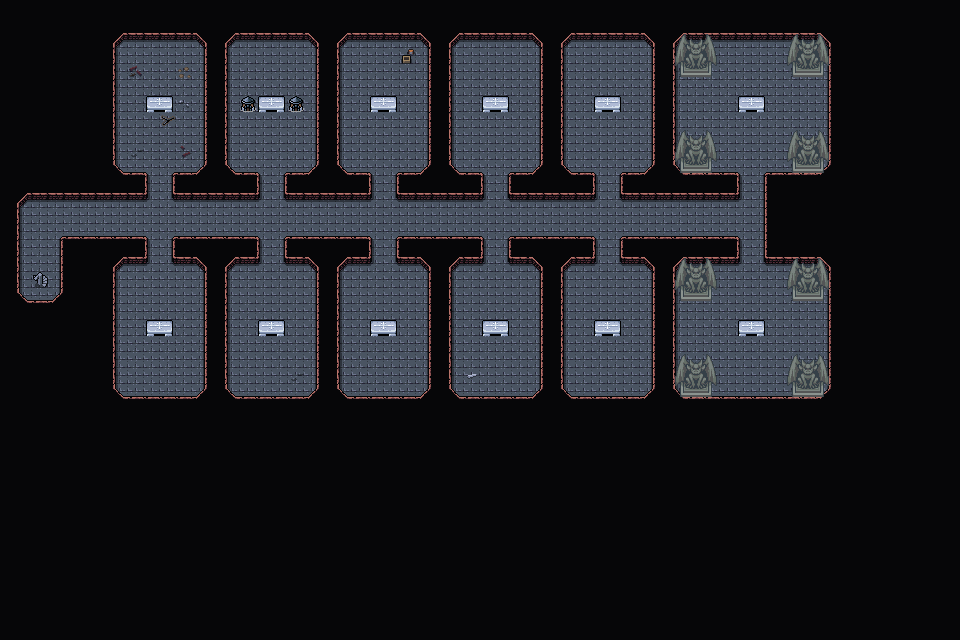

Rendered tile map (Tiled .tmx) drawn with the repository's tilesets; below, a short description and the map source with its tile grids summarised:
An orthogonal 60x40 tile map with 16x16 px tiles, 3 tile layers (Background, Walls, Clutter), 3 tilesets and 19 objects.

<map version="1.10" tiledversion="1.11.2" orientation="orthogonal" renderorder="right-down" width="60" height="40" tilewidth="16" tileheight="16" infinite="0" nextlayerid="8" nextobjectid="111">
 <editorsettings>
  <export target="wastetown..tmx" format="tmx" />
 </editorsettings>
 <properties>
  <property name="dungeonEffect" value="{&quot;startBattleWithCard&quot;: [ &quot;Castle Sengir&quot;, &quot;Greater Werewolf&quot; ]}" />
 </properties>
 <tileset firstgid="1" source="../../../../common/maps/tileset/main.tsx" />
 <tileset firstgid="10113" source="../../../../common/maps/tileset/buildings.tsx" />
 <tileset firstgid="11905" source="../../../../common/maps/tileset/dungeon/dungeon_bis.tsx" />
 <layer id="1" name="Background" width="60" height="40">
  <data>[2400 cells, 2400 non-empty, 1 distinct tile ids]</data>
 </layer>
 <layer id="2" name="Walls" width="60" height="40">
  <data>[2400 cells, 1959 non-empty, 14 distinct tile ids]</data>
 </layer>
 <layer id="3" name="Clutter" width="60" height="40">
  <properties>
   <property name="spriteLayer" type="bool" value="true" />
  </properties>
  <data>[2400 cells, 108 non-empty, 21 distinct tile ids]</data>
 </layer>
 <objectgroup id="4" name="Objects">
  <object id="66" template="../../../../common/maps/obj/door_up.tx" x="35.2402" y="285.749">
   <properties>
    <property name="teleport" value="../Realm of Legends/maps/map/evilgrove/Castle_Sengir_1.tmx" />
    <property name="teleportObjectId" value="66" />
   </properties>
  </object>
  <object id="79" template="../../../../common/maps/obj/enemy.tx" x="744.5" y="168.62">
   <properties>
    <property name="effect" value="{&quot;startBattleWithCard&quot;: [&quot;Subversion|ULG&quot;, &quot;Cemetery Gate|HML|[44a]&quot;, &quot;Cemetery Gate|HML|[44b]&quot;, &quot;Koskun Falls|HML&quot;, &quot;Seal of Doom|NEM&quot;]}" />
    <property name="enemy" value="Sengir" />
    <property name="spawn.Easy" type="bool" value="false" />
    <property name="spawn.Normal" type="bool" value="false" />
    <property name="speedModifier" type="float" value="0" />
    <property name="threatRange" type="int" value="0" />
   </properties>
  </object>
  <object id="83" template="../../../../common/maps/obj/enemy.tx" x="489.178" y="225.9">
   <properties>
    <property name="enemy" value="Kazarov" />
    <property name="speedModifier" type="float" value="50" />
    <property name="threatRange" type="int" value="50" />
    <property name="waypoints" value="" />
   </properties>
  </object>
  <object id="84" template="../../../../common/maps/obj/enemy.tx" x="261.282" y="226.273">
   <properties>
    <property name="enemy" value="Verrak" />
    <property name="speedModifier" type="float" value="50" />
    <property name="threatRange" type="int" value="50" />
    <property name="waypoints" value="" />
   </properties>
  </object>
  <object id="88" template="../../../../common/maps/obj/booster.tx" x="718.333" y="95">
   <properties>
    <property name="reward">[
  {
    "colors": [ "black" ],
    "type": "card",
    "count": 10,
    "rarity": [ "Common" ]
  },
  {
    "colors": [ "black" ],
    "type": "card",
    "count": 3,
    "rarity": [ "Uncommon" ]
  },
  {
    "colors": [ "black" ],
    "type": "card",
    "count": 1,
    "rarity": [ "Rare", "Mythic Rare" ]
  }
]
</property>
   </properties>
  </object>
  <object id="92" template="../../../../common/maps/obj/dialog.tx" x="744.281" y="188.19" width="16" height="16" rotation="0" visible="1">
   <properties>
    <property name="dialog">[
{
   "text": "The regal vampire before you sounds surprisingly bored as he addresses you.
'I've been fending off mortals such as yourself before your grandfather was born. I sincerely doubt you'll manage to be anything but another in a very long line of disappointments.'",
   "options": [{
      "name": "(Continue)", "action": [{"deleteMapObject":-1}]}]
}
]</property>
   </properties>
  </object>
  <object id="93" template="../../../../common/maps/obj/dialog.tx" x="82" y="233.583" width="32" height="32" visible="1">
   <properties>
    <property name="dialog">[
{
   "text": "The crypts ahead seem empty at first, and while you sense nothing but corpses and dust from them, something down here is moving defiance of death, and it is hungry.",
   "options": [{
      "name": "(Continue)", "action": [{"deleteMapObject":-1}]}]
}
]</property>
   </properties>
  </object>
  <object id="99" template="../../../../common/maps/obj/scroll.tx" x="743" y="318">
   <properties>
    <property name="reward" value="[ { &quot;type&quot;: &quot;card&quot;, &quot;cardName&quot;: &quot;Baron Sengir&quot;, &quot;count&quot;: 1 } ]" />
   </properties>
  </object>
  <object id="100" template="../../../../common/maps/obj/booster.tx" x="767.636" y="94.3636">
   <properties>
    <property name="reward">[
  {
    "colors": [ "black" ],
    "type": "card",
    "count": 10,
    "rarity": [ "Common" ]
  },
  {
    "colors": [ "black" ],
    "type": "card",
    "count": 3,
    "rarity": [ "Uncommon" ]
  },
  {
    "colors": [ "black" ],
    "type": "card",
    "count": 1,
    "rarity": [ "Rare", "Mythic Rare" ]
  }
]
</property>
   </properties>
  </object>
  <object id="101" template="../../obj/treasure.tx" x="743.5" y="93.5">
   <properties>
    <property name="reward">[
  {
    "type": "card",
    "count": 3,
    "colors": [ "black" ],
    "subTypes": [ "Vampire" ],
    "rarity": [ "rare", "mythic rare" ]
  }
]
</property>
    <property name="spawn.Hard" type="bool" value="true" />
   </properties>
  </object>
  <object id="102" template="../../../../common/maps/obj/collision.tx" x="674.482" y="260.938" width="43.0363" height="43.4571" />
  <object id="103" template="../../../../common/maps/obj/collision.tx" x="676.482" y="352.938" width="43.0363" height="43.4571" />
  <object id="104" template="../../../../common/maps/obj/collision.tx" x="787.815" y="356.938" width="43.0363" height="43.4571" />
  <object id="105" template="../../../../common/maps/obj/collision.tx" x="786.482" y="259.605" width="43.0363" height="43.4571" />
  <object id="106" template="../../../../common/maps/obj/collision.tx" x="785.815" y="131.605" width="43.0363" height="43.4571" />
  <object id="107" template="../../../../common/maps/obj/collision.tx" x="786.482" y="36.2715" width="43.0363" height="43.4571" />
  <object id="108" template="../../../../common/maps/obj/collision.tx" x="676.482" y="34.2715" width="43.0363" height="43.4571" />
  <object id="109" template="../../../../common/maps/obj/collision.tx" x="675.149" y="130.271" width="43.0363" height="43.4571" />
  <object id="110" template="../../../../common/maps/obj/enemy.tx" x="744.091" y="169.152">
   <properties>
    <property name="effect" value="{&quot;startBattleWithCard&quot;: [&quot;Subversion|ULG&quot;, &quot;Cemetery Gate|HML|[44a]&quot;, &quot;Seal of Doom|NEM&quot;]}" />
    <property name="enemy" value="Sengir" />
    <property name="spawn.Hard" type="bool" value="false" />
    <property name="spawn.Insane" type="bool" value="false" />
    <property name="speedModifier" type="float" value="0" />
    <property name="threatRange" type="int" value="0" />
   </properties>
  </object>
 </objectgroup>
</map>
